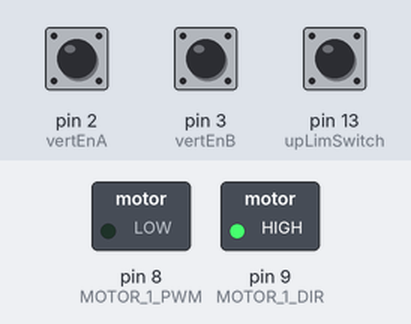
The sketch below on a simulated Arduino Uno, built with avr-gcc and run on an emulated ATmega328P. Parts: switched loads named in the sketch (green lamp = pin HIGH). The test bench sets the inputs (shaded band); at power-on: pin 13 (upLimSwitch) HIGH, pin 2 (vertEnA) HIGH, pin 3 (vertEnB) HIGH. What the sketch prints to the serial monitor is not drawn.

Above: at 1.2 s.
1.3 s: pin 13 (upLimSwitch) pulled LOW for 0.15 s
Timing chart, 0 to 4.3 s (numbered marks = the images above; inputs shaded):
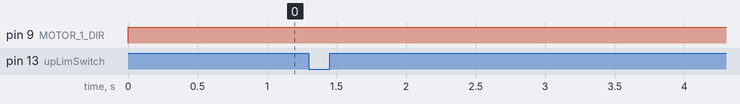

The sketch:

SkyClaw_Vertical.ino
```cpp
/*
   SkyClaw Vertical Travel
   Author: Ben Bradley
*/

#define in1 8
#define inv 9
#define upLimSwitch 13

#define MOTOR_1_PWM in1 // Motor 1 PWM Speed
#define MOTOR_1_DIR inv // Motor 1 Direction

#define vertEnA 2
#define vertEnB 3

//PWM values for motor speed
float Vcal = 0;
int Vmin = 70;
int Vmax = 255;

//Homing command speed
int calibSpeed = 80;

//Encoder resolution
int resolution = 400;

//User specified vertical positon, 0 at top, 40 at bottom
int inPos = 0;
int desPos = 0;
int oldPos = -1;
int newPos = 0;
int posCh = 0;

volatile long enCount = 0;

//Acceleration constant
int ACC = 15000;

//Screw pitch, revolutions/vertical travel
float ratio = 0.25; //in/rev

long x;
long xOld = 0;
// the actual values for "fast" and "slow" depend on the motor
//float Speed=150; // arbitrary fast speed PWM duty cycle
int PWM;

//Counts Deadband
int dx = 20;


void setup() {
  Serial.begin(115200);

  pinMode( MOTOR_1_DIR, OUTPUT );
  pinMode( MOTOR_1_PWM, OUTPUT );
  digitalWrite( MOTOR_1_DIR, LOW );
  digitalWrite( MOTOR_1_PWM, LOW );

  pinMode(upLimSwitch, INPUT_PULLUP);

  attachInterrupt(digitalPinToInterrupt(vertEnA), enA, RISING);
  attachInterrupt(digitalPinToInterrupt(vertEnB), enB, RISING);

}

void loop() {

  //Send gantry up to top limit switch

  if (digitalRead(upLimSwitch) == HIGH) {
    while (digitalRead(upLimSwitch) == HIGH) {
      digitalWrite( MOTOR_1_DIR, HIGH ); // direction = reverse
      analogWrite( MOTOR_1_PWM, calibSpeed ); // PWM speed
      //Serial.println("In loop");
    }

    digitalWrite( MOTOR_1_DIR, HIGH);
    digitalWrite( MOTOR_1_PWM, LOW );

    //Set 0 position for encoder
    enCount = 0;
  }

  inPos = 0;
  while (Serial.available() > 0) {
    byte incoming = Serial.read();
    if (incoming >= '0' && incoming <= '9') {
      inPos = (inPos * 10) + (incoming - '0');
      delay(5);
    }
    else {
      Serial.println("\nInvalid Entry! Try Again.\n");
    }

    //Calculate travel distance in encoder pulses
    x = ((resolution * inPos) / (ratio));
  }

  boolean run;
  //set current position to current encoder count
  newPos = enCount;
  // Check if motor reaches to the given position-----
  if (newPos != oldPos)
  {
    oldPos = newPos;
    posCh = x - newPos;

    //1st half of the way
    if (abs(((posCh)) * 100) >= 50 * abs(x - xOld))
    {
      Vcal = Vmin + ((Vmax - Vmin) * abs(newPos - xOld)) / ACC;
      PWM = min(Vmax, Vcal);
      // digitalWrite( GLED, HIGH ); digitalWrite( YLED, LOW );digitalWrite( RLED, LOW );
    }
    //2nd half of the way
    else if (abs((posCh) * 100) < 50 * abs(x - xOld))
    {
      Vcal = Vmin + abs(((Vmax - Vmin) * (posCh)) / ACC);
      PWM = min (Vmax, Vcal);
      //digitalWrite( YLED, HIGH );digitalWrite( GLED, LOW );digitalWrite( RLED, LOW );
    }
    //Serial.print(positionCh);
    //Serial.print ("/");
    float height = (newPos * ratio) / 800;
    Serial.print("Drop Down Height= ");
    Serial.println(height);
  }

  do {
    if (newPos < (x - dx)) {
      digitalWrite( MOTOR_1_DIR, LOW ); // direction = forward
      analogWrite( MOTOR_1_PWM, PWM ); // PWM speed
      run = true;
    }
    if (newPos > (x + dx)) {
      digitalWrite( MOTOR_1_DIR, HIGH ); // direction = reverse
      analogWrite( MOTOR_1_PWM, PWM ); // PWM speed
      run = true;
    }
    if (newPos <= (x + dx) && newPos >= (x - dx)) {
      digitalWrite( MOTOR_1_DIR, HIGH);
      digitalWrite( MOTOR_1_PWM, LOW );
      run = false;
      xOld = x;
    }
  } while (abs(x - newPos) <= dx && run == true);

}

void enA() {
  if (digitalRead(vertEnB) == LOW) {
    ++(enCount);
  } else {
    --(enCount);
  }
}

void enB() {
  if (digitalRead(vertEnA) == LOW) {
    --(enCount);
  } else {
    ++(enCount);
  }
}
```

Measured:
- after the input at 1.3 s, every drawn part: stays the same
